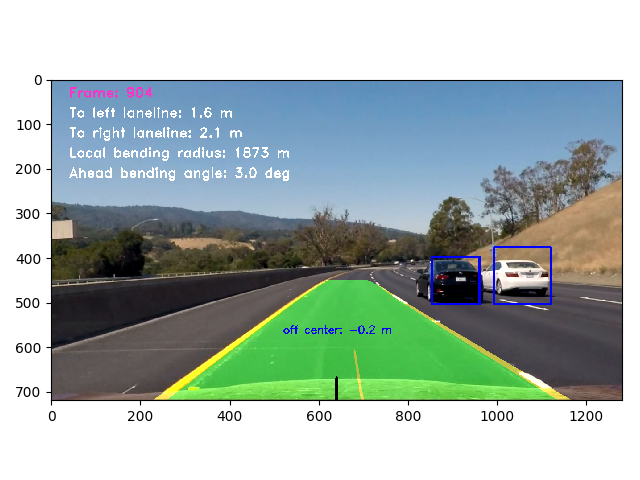
#> input picture LaneLineFinding&VehicleDetection/highlight-1.png, 640 x 480 px, given in place of 1.png, which was not available
$ python feature_extraction.py   (older library calls are emulated)
#> lines starting #> are read from the running program, lines starting #| are printed output that depends on the picture; pictures that were not available may be replaced by others from this repository, and a replacement may not be noted
### LaneLineFinding&VehicleDetection/utilities.py
"""
- function change_colorspace()

Convert the color space of an image

- function non_maxima_suppression()

Apply the non-maxima suppresion to boxes.

- function draw_windows()

Draw rectangular windows in an image.

- function two_plots()

Plot the original and processed image together.

"""
import re

import cv2
import numpy as np
import matplotlib.pyplot as plt


def change_colorspace(img, color_space):
    """Convert the color space of an image

    The readin image is assumed to have RGB color space.

    :param img: numpy.ndarray
        Original image.
    :param color_space: string
        Color space of the new image.

    :return new_img: numpy.ndarray
        Image after changing color space
    """
    if len(img.shape) < 3:
        raise ValueError("A color image is required!")

    if re.search(r'^GRAY', color_space, re.IGNORECASE):
        new_img = cv2.cvtColor(img, cv2.COLOR_BGR2GRAY)
    elif re.search(r'^HSV', color_space, re.IGNORECASE):
        new_img = cv2.cvtColor(img, cv2.COLOR_BGR2HSV)
    elif re.search(r'^LUV', color_space, re.IGNORECASE):
        new_img = cv2.cvtColor(img, cv2.COLOR_BGR2LUV)
    elif re.search(r'^HLS', color_space, re.IGNORECASE):
        new_img = cv2.cvtColor(img, cv2.COLOR_BGR2HLS)
    elif re.search(r'^YUV', color_space, re.IGNORECASE):
        new_img = cv2.cvtColor(img, cv2.COLOR_BGR2YUV)
    elif re.search(r'^YCrCb', color_space, re.IGNORECASE):
        new_img = cv2.cvtColor(img, cv2.COLOR_BGR2YCrCb)
    elif color_space == 'RGB':
        new_img = np.copy(img)
    else:
        raise ValueError("Unknown color space!")

    return new_img


# [236 lines left out: functions non_maxima_suppression, sliding_window, draw_windows, two_plots, not called in this run]

### LaneLineFinding&VehicleDetection/feature_extraction.py
"""
This file holds two classes for feature extraction:

- Class HogExtractor()
    HOG feature extractor class

- Class LbpExtractor()
    LBP feature extractor class
"""
import numpy as np
import cv2
import matplotlib.pyplot as plt
import matplotlib.gridspec as gridspec

from skimage.feature import hog as skimage_hog
from skimage.feature import local_binary_pattern as skimage_lbp

from utilities import change_colorspace


class HogExtractor(object):
    """HOG feature extractor class"""
    # [165 lines left out: functions __init__, extract, sliding_window_extract, _hog, not called in this run]


class LbpExtractor(object):
    """LBP feature extractor class"""
    def __init__(self, colorspace='GRAY', n_neighbors=8, radius=2, visual=False):
        """Initialization

        :param colorspace: string
            Color space to use. Valid options are
            'GRAY', 'RGB' (default), 'HSV', 'HLS', 'YUV', 'YCrCb'.
        :param n_neighbors: int
            Number of circularly symmetric neighbour set points
            (quantization of the angular space).
        :param radius: float
            Radius of circle (spatial resolution of the operator).
        :param visual: Bool
            True for visualization.
        """
        self._colorspace = colorspace
        self._n_neighbors = n_neighbors
        self._radius = radius

        self._visual = visual

    def extract(self, img):
        """Extract LBP features from an image

        :param img: numpy.ndarray
            Image array.

        :return:
            If self._visual is True:
                Return LBP images;
            If self._visual is False:
                Return flattened features.
        """
        # Change the color space
        img_new = change_colorspace(img, self._colorspace)

        lbp_imgs = []
        if len(img_new.shape) == 2:
            # For gray scale image
            lbp_img = self._lbp(img_new)
            lbp_imgs.append(lbp_img)
        else:
            # For color image
            for i in range(3):
                lbp_img = self._lbp(img_new[:, :, i])
                lbp_imgs.append(lbp_img)

        if self._visual is True:
            return lbp_imgs
        else:
            lbp_features = []
            for lbp_img in lbp_imgs:
                lbp_features.append(
                    np.histogram(lbp_img, bins=2 ** self._n_neighbors,
                                 range=(0, 2 ** self._n_neighbors))[0])

            return np.concatenate(lbp_features).astype(np.float32)

    # [44 lines left out: function sliding_window_extract, not called in this run]

    def _lbp(self, img):
        """Extract the LBP features from an image

        :param img: 2D numpy.ndarray
            Image array.

        :return lbp_img: 2D numpy.ndarray
            LBP image array.
        """
        lbp_img = skimage_lbp(img, self._n_neighbors, self._radius)

        return lbp_img


if __name__ == "__main__":
    case = 2

    # Test single image HOG feature extraction
    if case == 1:
        image = "data/vehicles/KITTI_extracted/1.png"

        img = cv2.imread(image)

        extractor = HogExtractor(visual=True, colorspace='YCrCb', cell_per_block=(1, 1))
        hog_features, hog_images = extractor.extract(img)

        fig = plt.figure(figsize=(9, 6))
        gs = gridspec.GridSpec(2, 3)
        ax1 = fig.add_subplot(gs[0, 0])
        ax2 = fig.add_subplot(gs[0, 1:3])

        ax1.imshow(img)
        ax2.plot(hog_features)
        for i in range(3):
            try:
                fig.add_subplot(gs[1, i]).imshow(hog_images[i])
            except:
                pass

        plt.suptitle("HOG features and images (colorspace: {})".
                     format(extractor._colorspace))
        plt.show()

    # Test single image LBP feature extraction
    elif case == 2:
        image = "data/vehicles/KITTI_extracted/1.png"
        img = cv2.imread(image)
#> img is the input picture: shape (480, 640, 3); mean B, G, R 175.6, 179.9, 164.3

        extractor = LbpExtractor(colorspace='YCrCb')
        lbp_features = extractor.extract(img)
#> in change_colorspace, `new_img = cv2.cvtColor(img, cv2.COLOR_BGR2YCrCb)`: new_img: shape (480, 640, 3); mean of channels 0, 1, 2 174.8, 120.5, 128.5
#> the loop in extract, `for i in range(3):` made 3 passes
#> pass 1, in _lbp, `lbp_img = skimage_lbp(img, self._n_neighbors, self._radius)`:
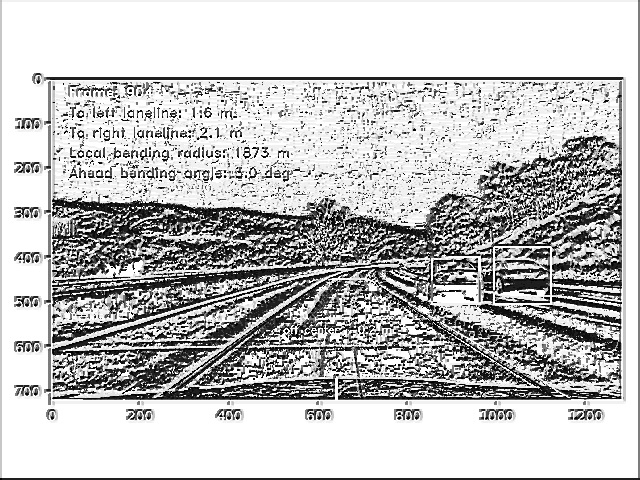
#> lbp_img: shape (480, 640) float64; min 0, max 255, mean 192.2
#> pass 2, in _lbp (call 2), `lbp_img = skimage_lbp(img, self._n_neighbors, self._radius)`:
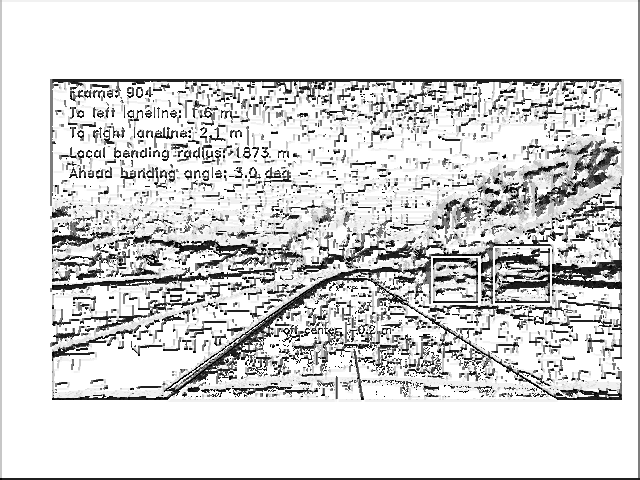
#> lbp_img: shape (480, 640) float64; min 0, max 255, mean 216.8
#> pass 3, in _lbp (call 3), `lbp_img = skimage_lbp(img, self._n_neighbors, self._radius)`:
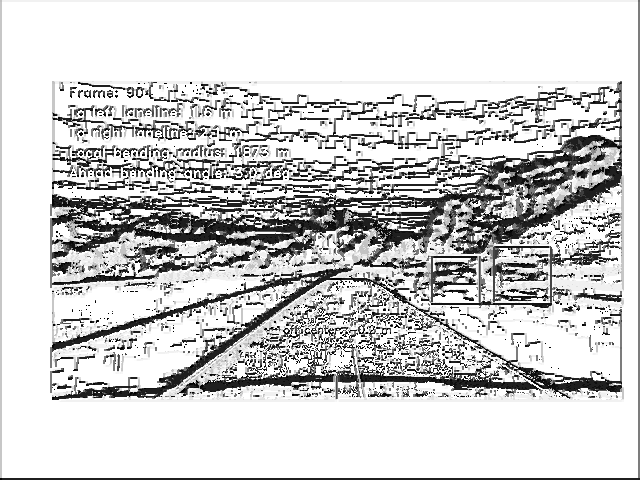
#> lbp_img: shape (480, 640) float64; min 0, max 255, mean 206.3
#> after the loop in extract, `for i in range(3):`: lbp_imgs = 3 items
#> the loop in extract, `for lbp_img in lbp_imgs:` made 3 passes
#> lbp_features = 768 values, max 193947 at index 511, min 0 at index 298, mean 1200
        extractor._visual = True
        lbp_images = extractor.extract(img)
#> lbp_images = 3 items

        fig = plt.figure(figsize=(9, 6))
        gs = gridspec.GridSpec(2, 3)
        ax1 = fig.add_subplot(gs[0, 0])
        ax2 = fig.add_subplot(gs[0, 1:3])

        ax1.imshow(img)
        ax2.plot(lbp_features)
        for i in range(3):
            try:
                fig.add_subplot(gs[1,i]).imshow(lbp_images[i])
            except:
                pass

        plt.suptitle("LBP features and images (colorspace: {})".
                     format(extractor._colorspace))
        plt.show()
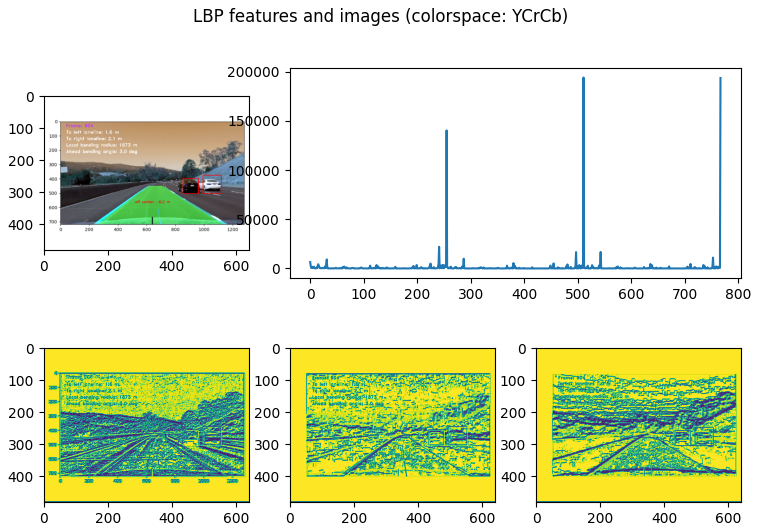
#> figure drawn by matplotlib, 5 panels; B, G, R data is drawn as R, G, B; panel 2: curve peaks at x = 511, y = 193947

    # Test sliding window feature extraction
    elif case == 3:
        extractor = HogExtractor(colorspace='YCrCb', cell_per_block=(1, 1))
        title = "HOG features"

        # extractor = LbpExtractor(colorspace='YCrCb')
        # title = "LBP features"

        image = "test_images/test_image_two_cars.png"

        img = cv2.imread(image)
        b, g, r = cv2.split(img)  # get b,g,r
        plt.imshow(cv2.merge([r, g, b]))
        plt.show()

        features, windows = \
            extractor.sliding_window_extract(img, step_size=(64, 64))

        fig1, axs1 = plt.subplots(6, 6, figsize=(8, 8))
        i = 120
        for ax in axs1.flatten():
            if i > len(features) - 1:
                break
            ax.imshow(img[windows[i][0][1]:windows[i][1][1],
                          windows[i][0][0]:windows[i][1][0]])
            ax.set_axis_off()
            i += 1
        plt.subplots_adjust(wspace=0.05)
        plt.suptitle("sliding windows")
        plt.show()

        fig2, axs2 = plt.subplots(6, 6, figsize=(8, 8))
        i = 100
        for ax in axs2.flatten():
            if i > len(features) - 1:
                break
            ax.plot(features[i])
            ax.set_axis_off()
            i += 1
        plt.subplots_adjust(wspace=0.05)

        plt.suptitle(title)
        plt.show()
